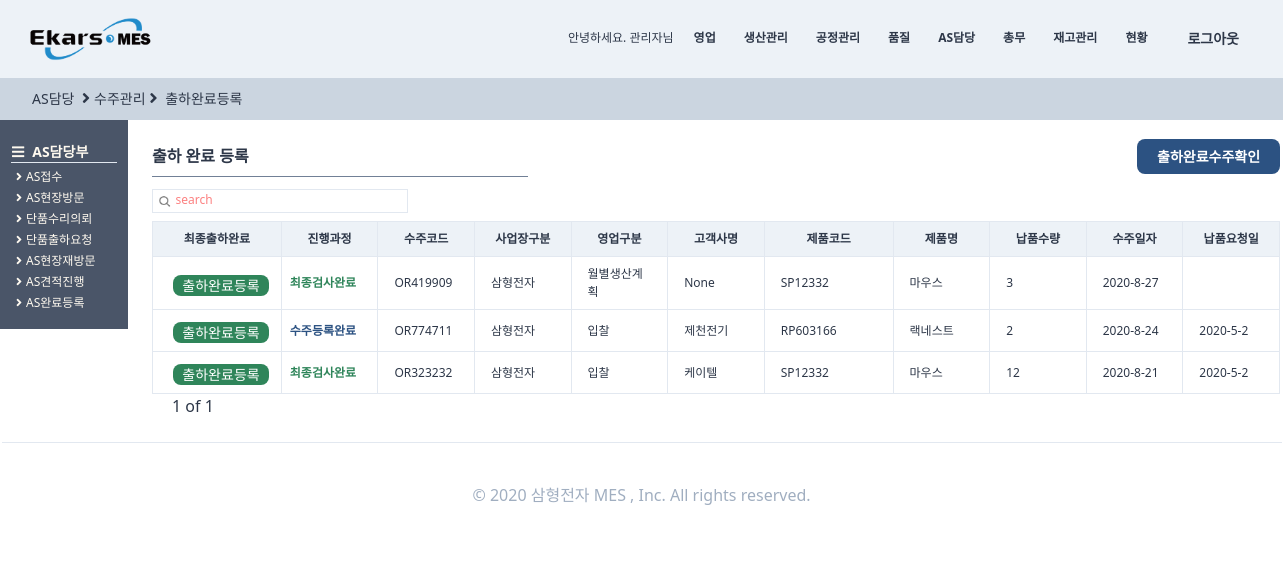
Screenshot of /orders/endorder/ (signed in) with the database file from the repository.
### users/models.py (models this page shows, shortened)
class User(AbstractUser, TimeStampedModel):
    부서 = models.ManyToManyField("Part", related_name="user", null=True)
    nowPart = models.ForeignKey(
        "Part", related_name="nowuser", on_delete=models.SET_NULL, null=True
    )
    class Meta:
        verbose_name = "사용자"
        verbose_name_plural = "사용자"
    def __str__(self):
        return self.first_name
    def lenofpart(self):
        num = self.부서.count()
        return num

class Part(TimeStampedModel):
    해당회사 = models.ForeignKey(
        "Company", related_name="Part", on_delete=models.CASCADE, null=True
    )
    부서명 = models.CharField(max_length=12, null=True, blank=True)
    class Meta:
        verbose_name = "부서"
        verbose_name_plural = "부서"

### orders/models.py (models this page shows, shortened)
class OrderRegister(TimeStampedModel):
    입찰 = "입찰"
    대리점 = "대리점"
    AS = "A/S"
    내부계획 = "내부계획"
    월별생산계획 = "월별생산계획"
    영업구분_CHOICES = (
        (입찰, "입찰"),
        (대리점, "대리점"),
        (AS, "A/S"),
        (내부계획, "내부계획"),
        (월별생산계획, "월별생산계획"),
    )
    삼형전자 = "삼형전자"
    엠에스텔레콤 = "엠에스텔레콤"
    사업장구분_CHOICES = (
        (삼형전자, "삼형전자"),
        (엠에스텔레콤, "엠에스텔레콤"),
    )
    출하완료 = "출하완료"
    출하미완료 = "출하미완료"
    출하구분_CHOICES = (
        (출하완료, "출하완료"),
        (출하미완료, "출하미완료"),
    )
    단품 = "단품"
    랙 = "랙"
    제품구분_CHOICES = (
        (단품, "단품"),
        (랙, "랙"),
    )
    랙생산의뢰 = models.ForeignKey(
        "self", related_name="단품생산의뢰", on_delete=models.SET_NULL, null=True, blank=True
    )
    작성자 = models.ForeignKey(
        users_models.User,
        related_name="수주등록",
        on_delete=models.SET_NULL,
        null=True,
        blank=True,
    )
    수주코드 = models.CharField(max_length=50)
    영업구분 = models.CharField(choices=영업구분_CHOICES, max_length=10, blank=True, default=입찰)
    제품구분 = models.CharField(choices=제품구분_CHOICES, max_length=10, blank=True, default=단품)
    사업장구분 = models.CharField(
        choices=사업장구분_CHOICES, max_length=10, blank=True, default=삼형전자
    )
    수주일자 = models.DateField(auto_now=False, auto_now_add=False)
    고객사명 = models.ForeignKey(
        SI_models.Partner,
        related_name="수주등록",
        on_delete=models.SET_NULL,
        null=True,
        blank=True,
    )
    현장명 = models.CharField(max_length=50, null=True)
    납품요청일 = models.DateField(auto_now=False, auto_now_add=False, blank=True, null=True)
    납품수량 = models.IntegerField()
    특이사항 = models.TextField(blank=True)
    단품모델 = models.ForeignKey(
        SI_models.SingleProduct,
        related_name="수주등록",
        on_delete=models.SET_NULL,
        null=True,
        blank=True,
    )
    랙모델 = models.ForeignKey(
        SI_models.RackProduct,
        related_name="수주등록",
        on_delete=models.SET_NULL,
        null=True,
        blank=True,
    )
    출하구분 = models.CharField(
        choices=출하구분_CHOICES, max_length=10, blank=True, default=출하미완료
    )
    랙조립도면 = models.FileField(
        upload_to="blueprint", blank=True, null=True, help_text="랙 수주의 경우 조립도면을 첨부해주세요."
    )
    class Meta:
        verbose_name = "수주등록"
        verbose_name_plural = "수주등록"
    def process(self):
        try:
            pro = self.생산요청
            try:
                cess = self.생산요청.생산계획.현재공정
                pro = self.생산요청.생산계획.현재공정달성율
                try:
                    pro = self.생산요청.생산계획.작업지시서.작업지시서등록.최종검사
                    try:
                        pro = self.생산요청.생산계획.작업지시서.작업지시서등록.최종검사.최종검사등록
                        return "최종검사완료"
                    except:
                        return "최종검사의뢰완료"
                except:
                    return f"생산중({cess}:{pro})"
            except:
                return "생산의뢰완료"
        except:
            return "수주등록완료"

### producemanages/models.py (models this page shows, shortened)
class ProduceRegister(TimeStampedModel):
    예비작업 = "예비작업"
    조립 = "조립"
    검사 = "검사"
    현재공정_CHOICES = (
        (예비작업, "예비작업"),
        (조립, "조립"),
        (검사, "검사"),
    )
    사영 = "0%"
    사일 = "25%"
    사이 = "50%"
    사삼 = "75%"
    사사 = "100%"
    현재공정달성율_CHOICES = (
        (사영, "0%"),
        (사일, "25%"),
        (사이, "50%"),
        (사삼, "75%"),
        (사사, "100%"),
    )
    작성자 = models.ForeignKey(
        users_models.User,
        related_name="생산계획등록",
        on_delete=models.SET_NULL,
        null=True,
        blank=True,
    )
    생산계획등록코드 = models.CharField(max_length=50)
    생산의뢰 = models.OneToOneField(
        orders_models.OrderProduce,
        related_name="생산계획",
        on_delete=models.SET_NULL,
        null=True,
    )
    현재공정 = models.CharField(
        choices=현재공정_CHOICES, max_length=10, null=True, default=예비작업
    )
    현재공정달성율 = models.CharField(
        choices=현재공정달성율_CHOICES, max_length=10, null=True, default=사영
    )
    계획생산량 = models.IntegerField(null=True)
    일일생산량 = models.IntegerField(null=True)
    누적생산량 = models.IntegerField(null=True, blank=True)
    특이사항 = models.CharField(max_length=100, null=True, blank=True)
    class Meta:
        verbose_name = "생산계획등록"
        verbose_name_plural = "생산계획등록"
    def successrate(self):
        if self.누적생산량 is None:
            return f"0%"
        else:
            rate = (self.누적생산량 / self.계획생산량) * 100
            rate = round(rate, 2)
            return f"{rate}%"
    successrate.short_description = "계획 생산량 달성율"

### StandardInformation/models.py (models this page shows, shortened)
class SingleProduct(TimeStampedModel):
    작성자 = models.ForeignKey(
        "users.User", related_name="단품제품작성자", on_delete=models.SET_NULL, null=True
    )
    작성일 = models.DateField(auto_now=True, auto_now_add=False)
    모델코드 = models.CharField(max_length=80, blank=True)
    모델명 = models.CharField(max_length=30)
    규격 = models.CharField(max_length=80, blank=True)
    단위 = models.CharField(max_length=10, blank=True)
    단가 = models.IntegerField(null=True)
    class Meta:
        verbose_name = "단품제품"
        verbose_name_plural = "단품제품"

class Partner(TimeStampedModel):
    고객 = "고객"
    대리점 = "대리점"
    공급처 = "공급처"
    거래처_CHOICES = (
        (고객, "고객"),
        (대리점, "대리점"),
        (공급처, "공급처"),
    )
    작성자 = models.ForeignKey(
        "users.User", related_name="거래처작성자", on_delete=models.SET_NULL, null=True
    )
    작성일 = models.DateField(auto_now=True, auto_now_add=False)
    거래처구분 = models.CharField(choices=거래처_CHOICES, max_length=4, default=공급처)
    거래처코드 = models.CharField(null=True, max_length=20)
    거래처명 = models.CharField(max_length=50, null=True)
    사업자등록번호 = models.CharField(max_length=50, null=True)
    담당자 = models.ForeignKey(
        "users.User", related_name="거래처담당자", on_delete=models.SET_NULL, null=True
    )
    거래처담당자 = models.CharField(max_length=50, null=True)
    연락처 = models.CharField(max_length=50, blank=True)
    이메일 = models.EmailField(max_length=254)
    사업장주소 = models.CharField(max_length=90, blank=True, null=True)
    사업자등록증첨부 = models.FileField(blank=True, null=True, upload_to="partnerregister")
    특이사항 = models.TextField(blank=True, null=True)
    사용여부 = models.BooleanField(default=False)
    class Meta:
        verbose_name = "거래처"
        verbose_name_plural = "거래처"
    def __str__(self):
        return self.거래처명

class RackProduct(TimeStampedModel):
    작성자 = models.ForeignKey(
        "users.User", related_name="랙제품작성자", on_delete=models.SET_NULL, null=True
    )
    작성일 = models.DateField(auto_now=True, auto_now_add=False)
    랙시리얼코드 = models.CharField(max_length=40, blank=True)
    랙모델명 = models.CharField(max_length=60, blank=True)
    규격 = models.CharField(max_length=30, blank=True)
    단위 = models.CharField(max_length=30, blank=True)
    단가 = models.IntegerField(null=True)
    class Meta:
        verbose_name = "랙제품"
        verbose_name_plural = "랙제품"

### orders/views.py (the view, shortened to what this page needs)
# urls.py: path("endorder/", views.endorder, name="endorder"),
def endorder(request):
    user = request.user
    search = request.GET.get("search")
    if search is None:
        order = (
            models.OrderRegister.objects.filter(작성자=user)
            .filter(출하구분="출하미완료")
            .order_by("-created")
        )
        s_bool = False
    pagediv = 7
    totalpage = int(math.ceil(len(order) / pagediv))
    paginator = Paginator(order, pagediv, orphans=0)
    page = request.GET.get("page", "1")
    order = paginator.get_page(page)
    nextpage = int(page) + 1
    previouspage = int(page) - 1
    notsamebool = True
    nonpage = False
    if totalpage == 0:
        nonpage = True
    if int(page) == totalpage:
        notsamebool = False
    if (search is None) or (search == ""):
        search = "search"
    return render(
        request,
        "orders/endorder.html",
        {
            "order": order,
            "search": search,
            "page": page,
            "totalpage": totalpage,
            "notsamebool": notsamebool,
            "nextpage": nextpage,
            "previouspage": previouspage,
            "s_bool": s_bool,
            "nonpage": nonpage,
            "최종검사완료": "최종검사완료",
            "최종검사의뢰완료": "최종검사의뢰완료",
            "수주등록완료": "수주등록완료",
            "생산의뢰완료": "생산의뢰완료",
        },
    )

### templates/orders/endorder.html (shortened to what this page needs)
{%extends "orders/ordershome.html"%}
{%load static%}
{%block head_title%}
</a><i class="fas fa-angle-right mx-1 text-base"></i>수주관리<i class="fas fa-angle-right text-base mx-1"></i>
<a class="hover:font-bold" href="{%url "orders:endorder"%}">출하완료등록</a>
{%endblock head_title %}
{%block main_contens%}
<div class="w-11/12 h-full ml-32 -mt-6 font-normal pt-12 flex flex-row">
    <div class="flex flex-col p-6 w-full ">
        <div class=" mb-0 flex justify-between">
            <span class="border-b w-1/3 mb-3 border-gray-600 pb-2 font-semibold hover:font-bold text-base">출하 완료 등록
            </span>
            <a class="" href="{%url "orders:endorderlist"%}">
                <span
                    class="btn-link h-8 w-56 self-center text-center text-sm font-semibold py-2 px-5 hover:bg-blue-900">출하완료수주확인
                </span></a>
        </div>
        <div class="w-64 border h-6 mb-2">
            <form method="get" action="" class="w-full flex ">
                <button class="w-4 h-4 mt-1 ml-1  rounded-xl bg-cover bg-center"
                    style="background-image:url({% static 'img/search.png' %});"></button>
                <input name="search" placeholder={{search}}
                    class="ml-1 w-full border-none search-box text-xs font-medium placeholder-red-400 focus: outline-none" />
            </form>
        </div>
        <div class="flex ">
            <div class="flew flex-col">
                <table class="table-fixed font-light text-xs w-full">
                    <thead>
                        <tr>
                            <th class="border bg-gray-200 px-2 py-2 w-32">최종출하완료</th>
                            <th class="border bg-gray-200 px-2 py-2 w-24">진행과정</th>
                            <th class="border bg-gray-200 px-4 py-2 w-24">수주코드</th>
                            <th class="border bg-gray-200 px-4 py-2 w-24">사업장구분</th>
                            <th class="border bg-gray-200 px-4 py-2 w-24">영업구분</th>
                            <th class="border bg-gray-200 px-4 py-2 w-24">고객사명</th>
                            <th class="border bg-gray-200 px-4 py-2 w-32">제품코드</th>
                            <th class="border bg-gray-200 px-4 py-2 w-24">제품명</th>
                            <th class="border bg-gray-200 px-4 py-2 w-24">납품수량</th>
                            <th class="border bg-gray-200 px-4 py-2 w-24">수주일자</th>
                            <th class="border bg-gray-200 px-4 py-2 w-24">납품요청일</th>
                        </tr>
                    </thead>
                    <tbody>
                        {%for list in order%}
                        <tr>
                            <td class="border px-2 py-2 font-bold
                            text-blue-800 justify-center">
                                <a href="{%url "orders:endorderforout" list.pk %}">
                                    <div class="btn-link bg-green-700 hover:bg-teal-800 hover:font-bold mt-1 mb-0 ml-3">
                                        출하완료등록
                                    </div>
                                </a>
                            </td>
                            <td class="border px-2 py-2 font-bold
                                    {%if list.process == 최종검사완료%}
                                    text-green-700
                                    {%endif%}
                                    {%if list.process == 수주등록완료%}
                                    text-blue-800
                                    {%endif%}
                                    text-red-700 ">
                                {{list.process}}</td>
                            <td class="border px-4 py-2  hover:text-blue-700 hover:font-bold "><a
                                    href="{%url "orders:orderdetail" list.pk %}">
                                    {{list.수주코드}}</a></td>
                            <td class="border px-4 py-2">{{list.사업장구분}}</td>
                            <td class="border px-4 py-2">{{list.영업구분}}</td>
                            <td class="border px-4 py-2">{{list.고객사명}}</td>
                            {%if list.제품구분 == "단품"%}
                            <td class="border px-4 py-2">{{list.단품모델.모델코드}}</td>
                            <td class="border px-4 py-2">{{list.단품모델.모델명}}</td>
                            {%else%}
                            <td class="border px-4 py-2">{{list.랙모델.랙시리얼코드}}</td>
                            <td class="border px-4 py-2">{{list.랙모델.랙모델명}}</td>
                            {%endif%}
                            <td class="border px-4 py-2">{{list.납품수량}}</td>
                            <td class="border px-4 py-2">
                                {{list.수주일자.year}}-{{list.수주일자.month}}-{{list.수주일자.day}}</td>
                            <td class="border px-4 py-2">
                                {%if list.납품요청일 is None%}
                                {%else%}
                                {{list.납품요청일.year}}-{{list.납품요청일.month}}-{{list.납품요청일.day}}{%endif%}</td>
                        </tr>
                        {%endfor%}
                    </tbody>
                </table>
                {%if nonpage%}
                {%else%}
                <div class="flex ml-2">
                    <span class="mx-3 font-medium  text-base">{{page}} of
                        {{totalpage}}</span>
                </div>
                {%endif%}
            </div>
        </div>
    </div>
</div>
{%endblock main_contens %}

### templates/partials/navigation.html
{% load static%}
<div class="flex items-center text-sm font-medium h-full w-full  flex-raw justify-end">
        {% if user.is_authenticated %}
        <div class="text-right  text-xs h-5">안녕하세요. {{user}}님</div>
        {% if user.lenofpart > 1 %}
        {% for part in user.부서.all %}
        <div
                class="ml-3 border-b-2 border-transparent h-full flex items-center hover:border-gray-600 font-semibold text-xs">
                <a href="{%url "core:parthome" part.pk %}" class="py-10 px-2">
                        {% if part.부서명 == "자재부" %}
                        재고관리
                        {%else%}
                        <script>
                                var parta = "{{ part.부서명 }}";
                                var result = parta.replace("부", '')
                                document.write(result)
                        </script>
                        {% endif %}
                </a></div>
        {% endfor %}
        {% endif %}
        <div class="nav_link font-semibold ml-3"><a href="{%url "users:logout"%}">로그아웃</a></div>
        {% else %}
        <li class="nav_link font-bold"><a href="{%url "users:signup"%}">가입하기</a></li>
        {% endif %}
</div>

### rows the page displays
User: first_name "관리자"
Part: 부서명 "재고관리"
OrderRegister: process "최종검사완료", 수주코드 "OR419909", 사업장구분 "삼형전자", 영업구분 "월별생산계획", 고객사명 "None", 단품모델.모델코드 "SP12332", 단품모델.모델명 "마우스", 납품수량 "3", 수주일자.year "2020", 수주일자.month "8", 수주일자.day "27"
OrderRegister: process "수주등록완료", 수주코드 "OR774711", 사업장구분 "삼형전자", 영업구분 "입찰", 고객사명 "제천전기", 랙모델.랙시리얼코드 "RP603166", 랙모델.랙모델명 "랙네스트", 납품수량 "2", 수주일자.year "2020", 수주일자.month "8", 수주일자.day "24", 납품요청일.year "2020", 납품요청일.month "5", 납품요청일.day "2"
OrderRegister: process "최종검사완료", 수주코드 "OR323232", 사업장구분 "삼형전자", 영업구분 "입찰", 고객사명 "케이텔", 단품모델.모델코드 "SP12332", 단품모델.모델명 "마우스", 납품수량 "12", 수주일자.year "2020", 수주일자.month "8", 수주일자.day "21", 납품요청일.year "2020", 납품요청일.month "5", 납품요청일.day "2"

### other values shown
{{ page }} "1"
{{ totalpage }} "1"
